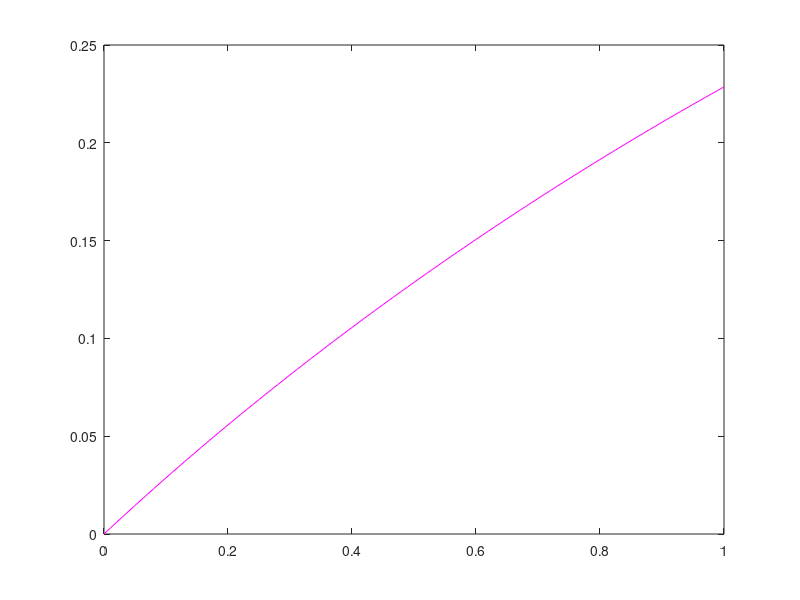

Write MATLAB code to recreate this figure.
% calculate average NFAT activity based on anyalytical solution described
% in Salazar 2008

%S0 = [0.05,.1,.15,.20,.25];

delta = [21.875,29.167,35,105];

alpha_hat = 1/180;
beta = 1/480;
Ks = 0.2;
n = 3;

period_mat = [];
sensit_mat = [];

for i = 1:1
    
    S0 = .1;
    sigma = alpha_hat/beta * ((S0/Ks).^n./(1+(S0/Ks).^n));
    
    %period = [120,240,480,1440]*i;
    %omega = 1./(beta*period);
    %omega = 0:.01:3;
    omega = 1;
    
    %duty_ratio = delta./period;
    duty_ratio = 0:.01:1;
    %duty_ratio = (sqrt(1+sigma)-1)/sigma;
    X_max = sigma/(1+sigma);
    
    X_avg = X_max*(duty_ratio + omega.*sigma./(1+sigma).*(1-exp(-duty_ratio.*(1+sigma)./omega)).*...
        (1-exp((duty_ratio-1)./omega))./(1-exp(-(1+duty_ratio.*sigma)./omega)));

    sensitivity = X_avg/X_avg(end);
    
    %period_mat = [period_mat; period];
    %sensit_mat = [sensit_mat; sensitivity];
    
end

%plot(omega,X_avg,'-k')
plot(duty_ratio,X_avg,'-m')